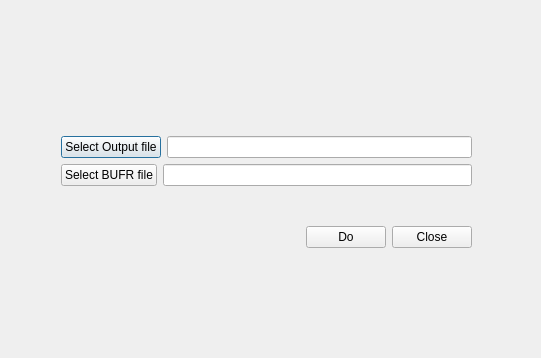
<?xml version="1.0" encoding="UTF-8"?>
<ui version="4.0">
 <class>TranslateWindow</class>
 <widget class="QDialog" name="TranslateWindow">
  <property name="geometry">
   <rect>
    <x>0</x>
    <y>0</y>
    <width>541</width>
    <height>358</height>
   </rect>
  </property>
  <property name="windowTitle">
   <string>Dialog</string>
  </property>
  <widget class="QWidget" name="layoutWidget">
   <property name="geometry">
    <rect>
     <x>61</x>
     <y>102</y>
     <width>411</width>
     <height>181</height>
    </rect>
   </property>
   <layout class="QGridLayout" name="gridLayout">
    <item row="0" column="0">
     <layout class="QVBoxLayout" name="verticalLayout">
      <item>
       <layout class="QHBoxLayout" name="horizontalLayout_2">
        <item>
         <widget class="QPushButton" name="InputButton">
          <property name="text">
           <string>Select Output file</string>
          </property>
         </widget>
        </item>
        <item>
         <widget class="QLineEdit" name="InputLine"/>
        </item>
       </layout>
      </item>
      <item>
       <layout class="QHBoxLayout" name="horizontalLayout_3">
        <item>
         <widget class="QPushButton" name="OutputButton">
          <property name="text">
           <string>Select BUFR file</string>
          </property>
         </widget>
        </item>
        <item>
         <widget class="QLineEdit" name="OutputLine"/>
        </item>
       </layout>
      </item>
     </layout>
    </item>
    <item row="1" column="0">
     <layout class="QHBoxLayout" name="horizontalLayout">
      <item>
       <spacer name="NoNameSpacer">
        <property name="orientation">
         <enum>Qt::Horizontal</enum>
        </property>
        <property name="sizeHint" stdset="0">
         <size>
          <width>40</width>
          <height>20</height>
         </size>
        </property>
       </spacer>
      </item>
      <item>
       <widget class="QPushButton" name="DoButton">
        <property name="text">
         <string>Do</string>
        </property>
       </widget>
      </item>
      <item>
       <widget class="QPushButton" name="CloseButton">
        <property name="text">
         <string>Close</string>
        </property>
       </widget>
      </item>
     </layout>
    </item>
   </layout>
  </widget>
 </widget>
 <resources/>
 <connections/>
</ui>
